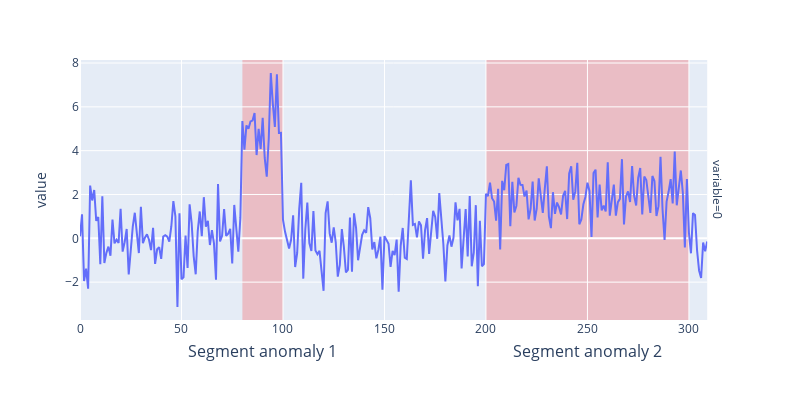

Write notebook code for a chart like this one.
### Markdown cell above
## Segment anomaly detection

### Code cell
from skchange.datasets.generate import generate_anomalous_data

anomalies = [
    (80, 100),
    (200, 300),
]
means = [5.0, 2.0]
df = generate_anomalous_data(n, anomalies, means, random_state=8)
anomaly_plot = plot_multivariate_time_series(df)
segment_anomalies = pd.Series([pd.Interval(*anomaly, closed="left") for anomaly in anomalies])
anomaly_plot = add_segmentation_vrects(anomaly_plot, segment_anomalies, ["red"])
for i, segment in enumerate(segment_anomalies):
    anomaly_plot.add_annotation(
        x=segment.mid,
        y=-0.13,
        text=f"Segment anomaly {i+1}",
        showarrow=False,
        yshift=-10,
        font=dict(size=16),
        xref="x",
        yref="paper",
    )
anomaly_plot.update_layout(
    showlegend=False, xaxis_title=None, width=base_width, height=base_height
)
anomaly_plot

### Figure 1 — Plotly figure (JSON) as saved in the notebook; plotly's stock layout.template omitted (floating-point values rounded to 4 significant figures; data arrays with more than 128 entries replaced by an {"elided": "..."} marker saying what was removed)
{"data": [{"hovertemplate": "variable=0<br>index=%{x}<br>value=%{y}<extra></extra>", "legendgroup": "", "line": {"color": "#636efa", "dash": "solid"}, "marker": {"symbol": "circle"}, "mode": "lines", "name": "", "orientation": "v", "showlegend": false, "type": "scatter", "x": {"elided": "310 int values"}, "xaxis": "x", "y": {"elided": "310 float values"}, "yaxis": "y"}], "layout": {"annotations": [{"showarrow": false, "text": "variable=0", "textangle": 90, "x": 0.98, "xanchor": "left", "xref": "paper", "y": 0.5, "yanchor": "middle", "yref": "paper"}, {"font": {"size": 16}, "showarrow": false, "text": "Segment anomaly 1", "x": 90, "xref": "x", "y": -0.13, "yref": "paper", "yshift": -10}, {"font": {"size": 16}, "showarrow": false, "text": "Segment anomaly 2", "x": 250, "xref": "x", "y": -0.13, "yref": "paper", "yshift": -10}], "height": 400, "legend": {"tracegroupgap": 0}, "margin": {"t": 60}, "shapes": [{"fillcolor": "red", "layer": "below", "line": {"width": 0}, "opacity": 0.2, "type": "rect", "x0": 80, "x1": 100, "xref": "x", "y0": 0, "y1": 1, "yref": "y domain"}, {"fillcolor": "red", "layer": "below", "line": {"width": 0}, "opacity": 0.2, "type": "rect", "x0": 200, "x1": 300, "xref": "x", "y0": 0, "y1": 1, "yref": "y domain"}], "showlegend": false, "width": 800, "xaxis": {"anchor": "y", "domain": [0, 0.98], "title": {}}, "yaxis": {"anchor": "x", "domain": [0, 1], "title": {"text": "value"}}}}
